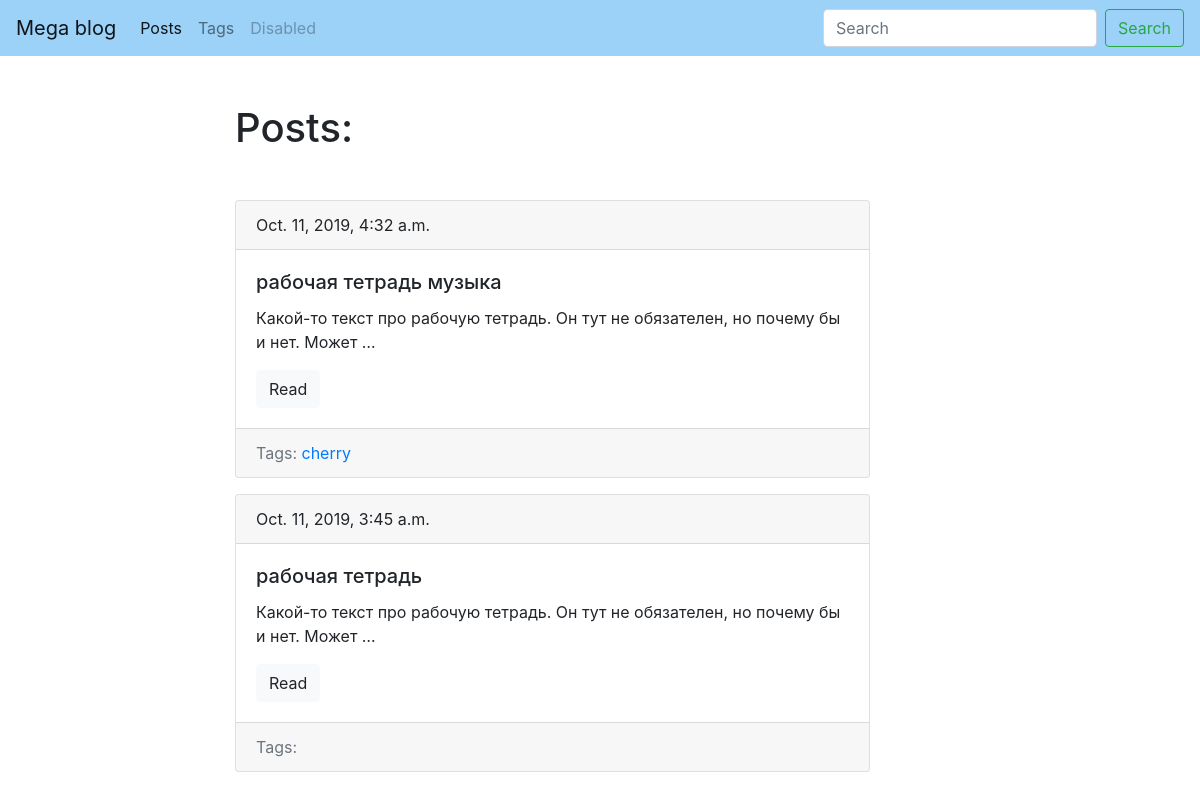
/blog/ (upper part), run on an earlier commit of the app's database.
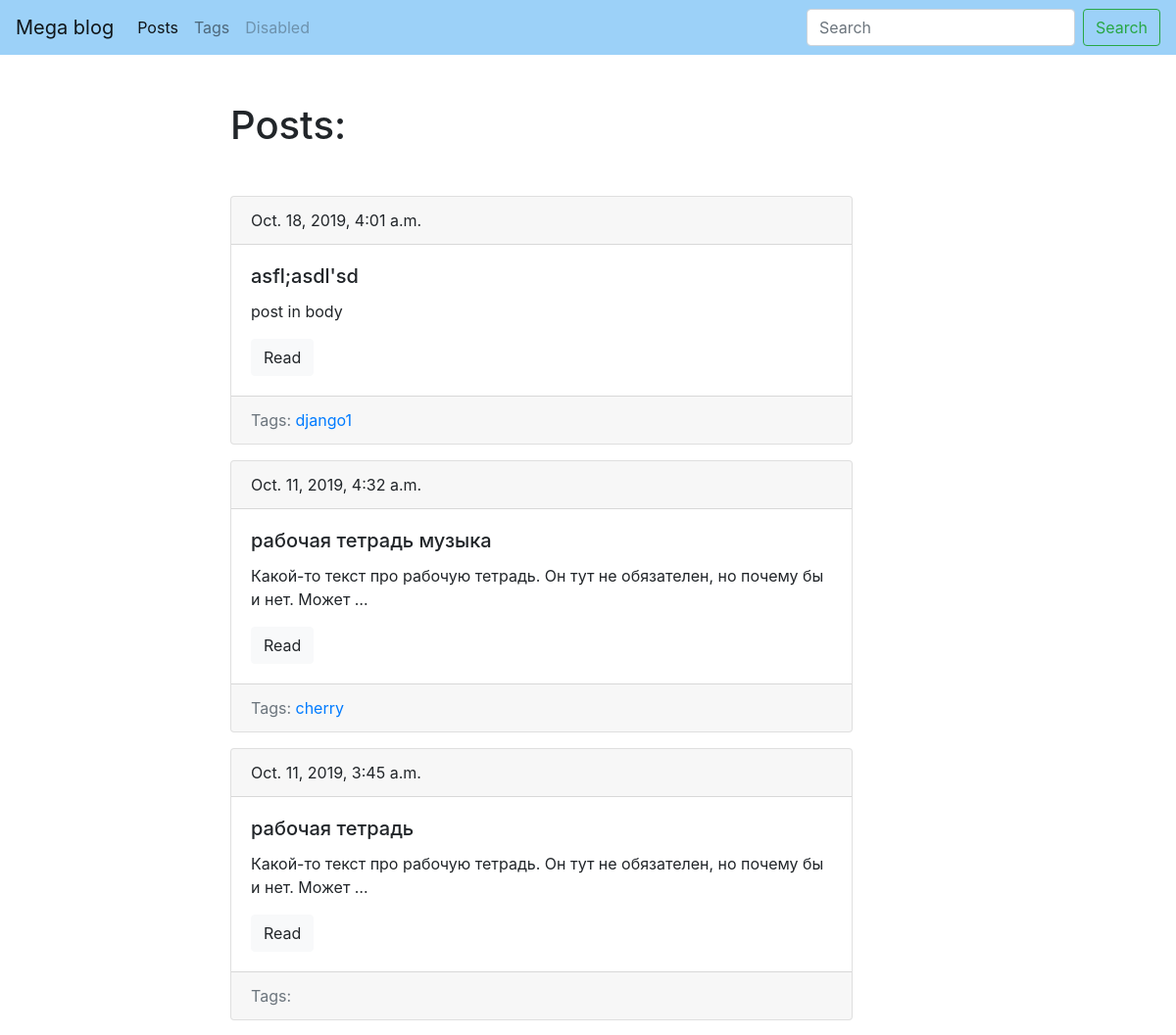
And on a later commit of the database.
### blog/models.py (models this page shows, shortened)
class Post(models.Model):
    title = models.CharField(max_length=150, db_index=True)
    slug = models.SlugField(max_length=150, blank=True, unique=True)
    body = models.TextField(blank=True, db_index=True)
    tags = models.ManyToManyField('Tag', blank=True, related_name='posts')
    date_pub = models.DateTimeField(auto_now_add=True)
    def get_absolute_url(self):
        return reverse('post_detail_url', kwargs={'slug': self.slug})
    class Meta:
        ordering = ['-date_pub']

class Tag(models.Model):
    title = models.CharField(max_length=50)
    slug = models.SlugField(max_length=50, unique=True)
    def get_absolute_url(self):
        return reverse('tag_detail_url', kwargs={'slug': self.slug})
    class Meta:
        ordering = ['title']

### blog/views.py (the view)
# urls.py: path('', posts_list, name='posts_list_url'),
def posts_list(request):
    search_query = request.GET.get('search', '')
    if search_query:
        posts = Post.objects.filter(Q(title__icontains=search_query) | Q(body__icontains=search_query))
    else:
        posts = Post.objects.all()
    paginator = Paginator(posts, 10)
    page_number = request.GET.get('page', 1)
    page = paginator.get_page(page_number)
    is_paginated = page.has_other_pages()
    if page.has_previous():
        prev_url = '?page={}'.format(page.previous_page_number())
    else:
        prev_url = ''
    if page.has_next():
        next_url = '?page={}'.format(page.next_page_number())
    else:
        next_url = ''
    context = {
        'page_object': page,
        'is_paginated': is_paginated,
        'prev_url': prev_url,
        'next_url': next_url,
    }
    return render(request, 'blog/index.html', context)

### blog/templates/blog/index.html (shortened to what this page needs)
{% extends "blog/base_blog.html" %}
{% block content %}
    <h1 class="mb-5">Posts:</h1>
    {% for post in page_object.object_list %}
        {% include 'blog/includes/post_card_templates.html' %}
    {% endfor %}
{% endblock %}

### blog/templates/blog/includes/post_card_templates.html
<div class="card mb-3">
    <div class="card-header">
        {{ post.date_pub }}
    </div>
    <div class="card-body">
        <h5 class="card-title">{{ post.title }}</h5>
        <p class="card-text">{{ post.body|truncatewords:15 }}</p>
        <a href="{{ post.get_absolute_url }}" class="btn btn-light">Read</a>
    </div>
    <div class="card-footer text-muted">
        Tags:
        {% for tag in post.tags.all %}
            <a href="{{ tag.get_absolute_url }}">{{ tag.title }}</a>
        {% endfor %}
    </div>
</div>

What changed in the data, as far as the page shows it:
added Post: date_pub "Oct. 18, 2019, 4:01 a.m.", title "asfl;asdl'sd", body "post in body"
now on this page (row unchanged): Tag: title "django1", shown under "Oct. 18, 2019, 4:01 a.m."
